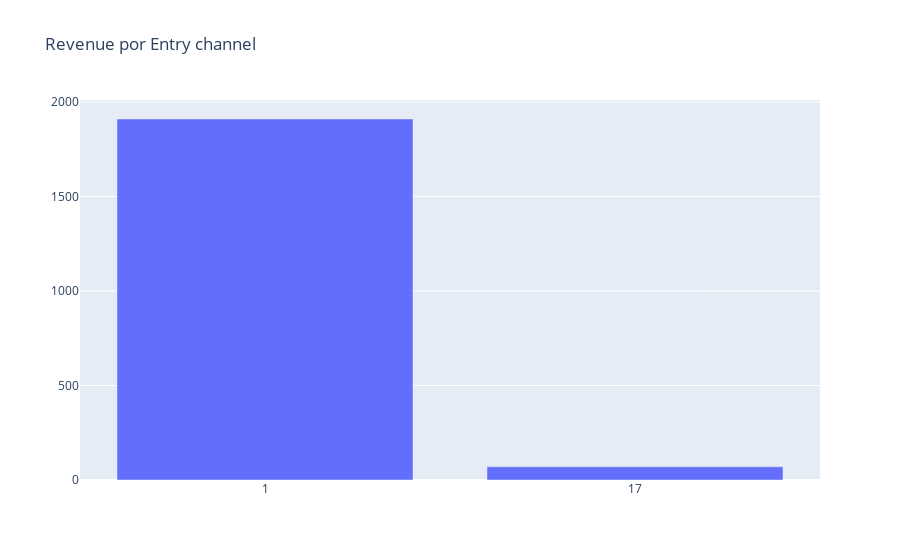

Here is the notebook cell this chart was saved with:
### Code cell
plot_data = [
    go.Bar(
        x=df_2_entry_channel_revenue['entry_channel'],
        y=df_2_entry_channel_revenue['revenue_total'],
    )
]

plot_layout = go.Layout(
        xaxis={"type": "category"},
        title='Revenue por Entry channel'
    )

fig = go.Figure(data=plot_data, layout=plot_layout)
pyoff.iplot(fig)

### Figure 1 — Plotly figure (JSON) as saved in the notebook; plotly's stock layout.template omitted (floating-point values rounded to 4 significant figures)
{"data": [{"type": "bar", "x": [1, 17], "y": [1910, 70]}], "layout": {"title": {"text": "Revenue por Entry channel"}, "xaxis": {"type": "category"}}}
